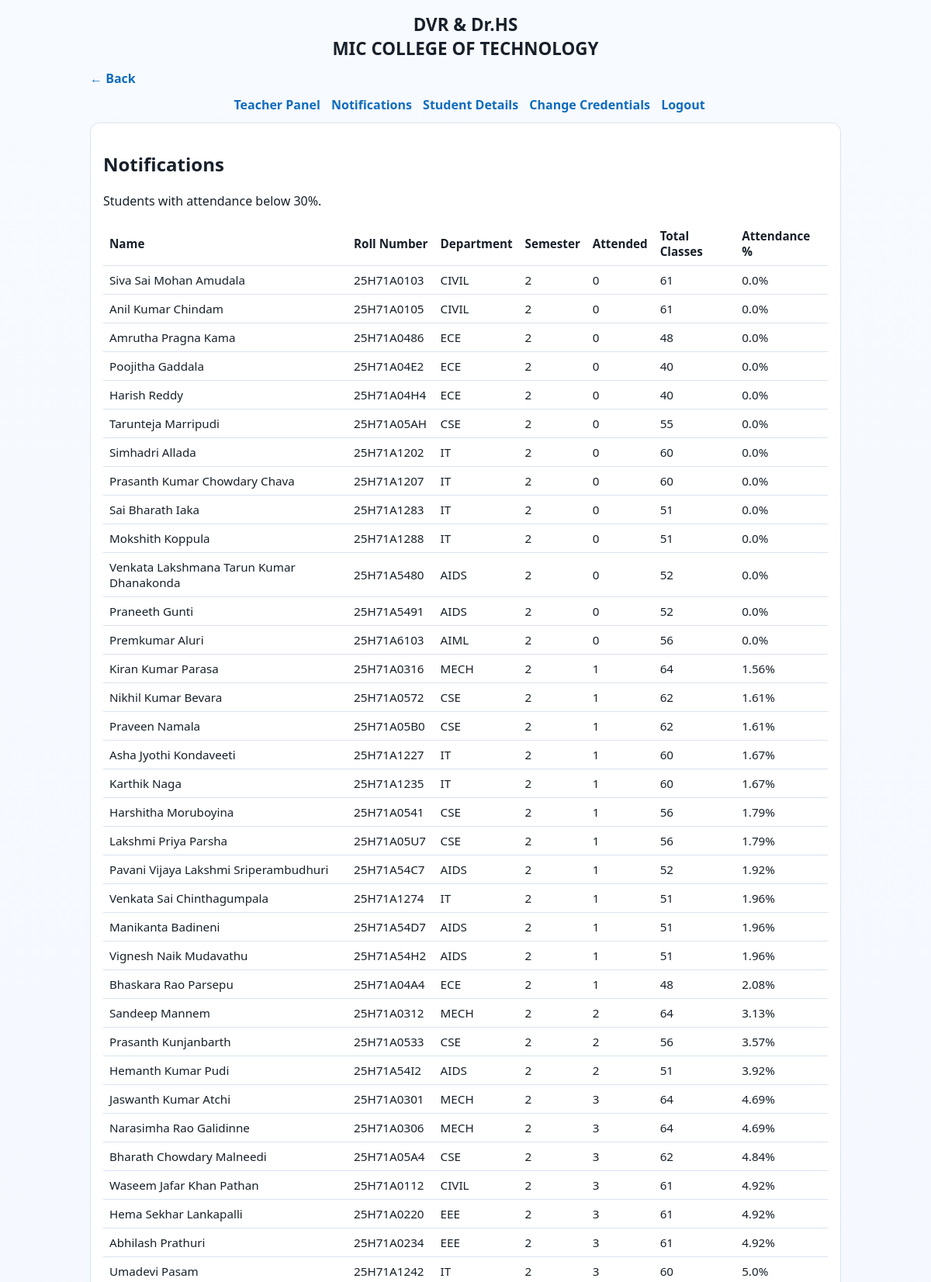
The app's page /teacher/notifications (signed in, upper part) with its own data.
### tables this page shows
CREATE TABLE students (
            id INTEGER PRIMARY KEY AUTOINCREMENT,
            name TEXT NOT NULL,
            roll_no TEXT NOT NULL UNIQUE,
            department TEXT,
            semester TEXT
        , email TEXT, password_hash TEXT, reset_otp TEXT, reset_otp_expires INTEGER, first_name TEXT, last_name TEXT);

### app.py (the view)
@app.route("/teacher/notifications")
def teacher_notifications():
    if not get_logged_in_teacher_id():
        return redirect(url_for("login"))
    db = get_db()
    low_attendance_students = db.execute(
        """
        SELECT
            s.id,
            s.name,
            s.roll_no,
            s.department,
            s.semester,
            SUM(CASE WHEN ar.status = 1 THEN 1 ELSE 0 END) AS attended_classes,
            COUNT(ar.id) AS total_classes,
            ROUND(
                (100.0 * SUM(CASE WHEN ar.status = 1 THEN 1 ELSE 0 END)) / COUNT(ar.id),
                2
            ) AS attendance_percentage
        FROM students s
        LEFT JOIN attendance_records ar ON ar.student_id = s.id
        GROUP BY s.id, s.name, s.roll_no, s.department, s.semester
        HAVING COUNT(ar.id) > 0
           AND ((100.0 * SUM(CASE WHEN ar.status = 1 THEN 1 ELSE 0 END)) / COUNT(ar.id)) < 30
        ORDER BY attendance_percentage ASC, s.roll_no ASC
        """
    ).fetchall()
    return render_template(
        "teacher_notifications.html",
        low_attendance_students=low_attendance_students,
    )

### app.py (called while the page is built)
def get_db():
    if "db" not in g:
        g.db = sqlite3.connect(DB_PATH, timeout=60)
        g.db.row_factory = sqlite3.Row
    return g.db

@app.context_processor
def inject_global_template_vars():
    return {"college_name": COLLEGE_NAME}

@app.before_request
def normalize_legacy_session():
    if "role" not in session and "student_id" in session:
        session["role"] = "student"
    if "role" not in session and "teacher_id" in session:
        session["role"] = "teacher"

def get_logged_in_role():
    return session.get("role")

def get_logged_in_teacher_id():
    if get_logged_in_role() == "teacher":
        return session.get("teacher_id")
    return None

### templates/teacher_notifications.html
{% extends "base.html" %}
{% block content %}
<section class="card">
  <h2>Notifications</h2>
  <p>Students with attendance below 30%.</p>
  <table>
    <thead>
      <tr>
        <th>Name</th>
        <th>Roll Number</th>
        <th>Department</th>
        <th>Semester</th>
        <th>Attended</th>
        <th>Total Classes</th>
        <th>Attendance %</th>
      </tr>
    </thead>
    <tbody>
      {% for s in low_attendance_students %}
        <tr>
          <td>{{ s['name'] }}</td>
          <td>{{ s['roll_no'] }}</td>
          <td>{{ s['department'] or '-' }}</td>
          <td>{{ s['semester'] or '-' }}</td>
          <td>{{ s['attended_classes'] }}</td>
          <td>{{ s['total_classes'] }}</td>
          <td>{{ s['attendance_percentage'] }}%</td>
        </tr>
      {% else %}
        <tr>
          <td colspan="7">No students are below 30% attendance.</td>
        </tr>
      {% endfor %}
    </tbody>
  </table>
</section>
{% endblock %}

### templates/base.html (shortened to what this page needs)
<!doctype html>
<html lang="en">
<head>
  <link rel="stylesheet" href="{{ url_for('static', filename='styles.css') }}">
</head>
<body>
  <div class="container">
    <header class="topbar">
      <h1>
        DVR &amp; Dr.HS<br>
        MIC COLLEGE OF TECHNOLOGY
      </h1>
      {% if session.get('role') == 'student' and request.endpoint != 'dashboard' %}
        <p class="back-row"><a href="{{ url_for('dashboard') }}">&larr; Back</a></p>
      {% elif session.get('role') == 'teacher' and request.endpoint != 'admin' %}
        <p class="back-row"><a href="{{ url_for('admin') }}">&larr; Back</a></p>
      {% endif %}
      <nav>
        {% if session.get('role') == 'student' %}
          <a href="{{ url_for('change_password') }}">Change Password</a>
          <a href="{{ url_for('logout') }}">Logout</a>
        {% elif session.get('role') == 'teacher' %}
          <a href="{{ url_for('admin') }}">Teacher Panel</a>
          <a href="{{ url_for('teacher_notifications') }}">Notifications</a>
          <a href="{{ url_for('teacher_students') }}">Student Details</a>
          <a href="{{ url_for('teacher_change_credentials') }}">Change Credentials</a>
          <a href="{{ url_for('logout') }}">Logout</a>
        {% endif %}
      </nav>
    </header>
    {% block content %}{% endblock %}
  </div>
</body>
</html>

### static/styles.css (style rules this page uses)
:root { --bg: #f5f7fb; --card: #ffffff; --text: #17202a; --muted: #5f6b7a; --primary: #0f6cbd; --border: #dbe3ef; --good: #0e9f6e; --warn: #d97706; --error: #b42318; }
* { box-sizing: border-box; }
body { margin: 0; font-family: "Segoe UI", Tahoma, sans-serif; background: linear-gradient(180deg, #f7faff, #eef3fb); color: var(--text); }
.container { max-width: 1000px; margin: 0 auto; padding: 16px; }
.topbar { display: flex; justify-content: space-between; align-items: center; gap: 12px; flex-wrap: wrap; margin-bottom: 12px; }
.topbar h1 { margin: 0; font-size: 1.4rem; width: 100%; text-align: center; }
nav { width: 100%; text-align: center; }
.back-row { width: 100%; text-align: left; margin: 0; }
.back-row a { color: var(--primary); text-decoration: none; font-weight: 600; }
nav a { margin-left: 10px; color: var(--primary); text-decoration: none; font-weight: 600; }
.card { background: var(--card); border: 1px solid var(--border); border-radius: 12px; padding: 16px; margin-bottom: 14px; }
table { width: 100%; border-collapse: collapse; margin-top: 8px; }
th, td { border-bottom: 1px solid var(--border); text-align: left; padding: 8px; font-size: 0.95rem; }

### records on screen
students: name "Siva Sai Mohan Amudala", roll_no "25H71A0103", department "CIVIL", semester "2", attended_classes "0", total_classes "61", attendance_percentage "0.0"
students: name "Anil Kumar Chindam", roll_no "25H71A0105", department "CIVIL", semester "2", attended_classes "0", total_classes "61", attendance_percentage "0.0"
students: name "Amrutha Pragna Kama", roll_no "25H71A0486", department "ECE", semester "2", attended_classes "0", total_classes "48", attendance_percentage "0.0"
students: name "Poojitha Gaddala", roll_no "25H71A04E2", department "ECE", semester "2", attended_classes "0", total_classes "40", attendance_percentage "0.0"
students: name "Harish Reddy", roll_no "25H71A04H4", department "ECE", semester "2", attended_classes "0", total_classes "40", attendance_percentage "0.0"
students: name "Tarunteja Marripudi", roll_no "25H71A05AH", department "CSE", semester "2", attended_classes "0", total_classes "55", attendance_percentage "0.0"
students: name "Simhadri Allada", roll_no "25H71A1202", department "IT", semester "2", attended_classes "0", total_classes "60", attendance_percentage "0.0"
students: name "Prasanth Kumar Chowdary Chava", roll_no "25H71A1207", department "IT", semester "2", attended_classes "0", total_classes "60", attendance_percentage "0.0"
students: name "Sai Bharath Iaka", roll_no "25H71A1283", department "IT", semester "2", attended_classes "0", total_classes "51", attendance_percentage "0.0"
students: name "Mokshith Koppula", roll_no "25H71A1288", department "IT", semester "2", attended_classes "0", total_classes "51", attendance_percentage "0.0"
students: name "Venkata Lakshmana Tarun Kumar Dhanakonda", roll_no "25H71A5480", department "AIDS", semester "2", attended_classes "0", total_classes "52", attendance_percentage "0.0"
students: name "Praneeth Gunti", roll_no "25H71A5491", department "AIDS", semester "2", attended_classes "0", total_classes "52", attendance_percentage "0.0"
students: name "Premkumar Aluri", roll_no "25H71A6103", department "AIML", semester "2", attended_classes "0", total_classes "56", attendance_percentage "0.0"
students: name "Kiran Kumar Parasa", roll_no "25H71A0316", department "MECH", semester "2", attended_classes "1", total_classes "64", attendance_percentage "1.56"
students: name "Nikhil Kumar Bevara", roll_no "25H71A0572", department "CSE", semester "2", attended_classes "1", total_classes "62", attendance_percentage "1.61"
students: name "Praveen Namala", roll_no "25H71A05B0", department "CSE", semester "2", attended_classes "1", total_classes "62", attendance_percentage "1.61"
students: name "Asha Jyothi Kondaveeti", roll_no "25H71A1227", department "IT", semester "2", attended_classes "1", total_classes "60", attendance_percentage "1.67"
students: name "Karthik Naga", roll_no "25H71A1235", department "IT", semester "2", attended_classes "1", total_classes "60", attendance_percentage "1.67"
students: name "Harshitha Moruboyina", roll_no "25H71A0541", department "CSE", semester "2", attended_classes "1", total_classes "56", attendance_percentage "1.79"
students: name "Lakshmi Priya Parsha", roll_no "25H71A05U7", department "CSE", semester "2", attended_classes "1", total_classes "56", attendance_percentage "1.79"
students: name "Pavani Vijaya Lakshmi Sriperambudhuri", roll_no "25H71A54C7", department "AIDS", semester "2", attended_classes "1", total_classes "52", attendance_percentage "1.92"
students: name "Venkata Sai Chinthagumpala", roll_no "25H71A1274", department "IT", semester "2", attended_classes "1", total_classes "51", attendance_percentage "1.96"
students: name "Manikanta Badineni", roll_no "25H71A54D7", department "AIDS", semester "2", attended_classes "1", total_classes "51", attendance_percentage "1.96"
students: name "Vignesh Naik Mudavathu", roll_no "25H71A54H2", department "AIDS", semester "2", attended_classes "1", total_classes "51", attendance_percentage "1.96"
students: name "Bhaskara Rao Parsepu", roll_no "25H71A04A4", department "ECE", semester "2", attended_classes "1", total_classes "48", attendance_percentage "2.08"
students: name "Sandeep Mannem", roll_no "25H71A0312", department "MECH", semester "2", attended_classes "2", total_classes "64", attendance_percentage "3.13"
students: name "Prasanth Kunjanbarth", roll_no "25H71A0533", department "CSE", semester "2", attended_classes "2", total_classes "56", attendance_percentage "3.57"
students: name "Hemanth Kumar Pudi", roll_no "25H71A54I2", department "AIDS", semester "2", attended_classes "2", total_classes "51", attendance_percentage "3.92"
students: name "Jaswanth Kumar Atchi", roll_no "25H71A0301", department "MECH", semester "2", attended_classes "3", total_classes "64", attendance_percentage "4.69"
students: name "Narasimha Rao Galidinne", roll_no "25H71A0306", department "MECH", semester "2", attended_classes "3", total_classes "64", attendance_percentage "4.69"
students: name "Bharath Chowdary Malneedi", roll_no "25H71A05A4", department "CSE", semester "2", attended_classes "3", total_classes "62", attendance_percentage "4.84"
students: name "Waseem Jafar Khan Pathan", roll_no "25H71A0112", department "CIVIL", semester "2", attended_classes "3", total_classes "61", attendance_percentage "4.92"
students: name "Hema Sekhar Lankapalli", roll_no "25H71A0220", department "EEE", semester "2", attended_classes "3", total_classes "61", attendance_percentage "4.92"
students: name "Abhilash Prathuri", roll_no "25H71A0234", department "EEE", semester "2", attended_classes "3", total_classes "61", attendance_percentage "4.92"
students: name "Umadevi Pasam", roll_no "25H71A1242", department "IT", semester "2", attended_classes "3", total_classes "60", attendance_percentage "5.0"
